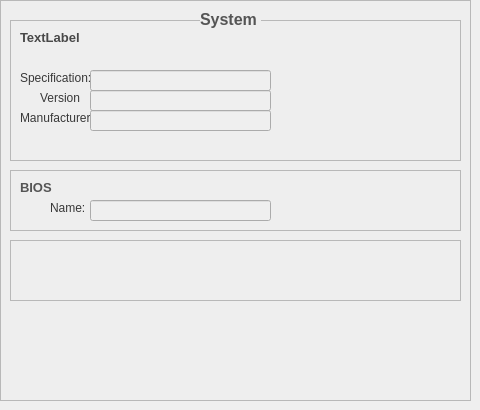
   <widget class="QWidget" name="system">
    <attribute name="title">
     <string>System</string>
    </attribute>
    <widget class="QFrame" name="frame_13">
     <property name="geometry">
      <rect>
       <x>0</x>
       <y>0</y>
       <width>471</width>
       <height>401</height>
      </rect>
     </property>
     <property name="styleSheet">
      <string notr="true">background-color: rgb(238, 238, 238);</string>
     </property>
     <property name="frameShape">
      <enum>QFrame::StyledPanel</enum>
     </property>
     <property name="frameShadow">
      <enum>QFrame::Sunken</enum>
     </property>
     <widget class="QLabel" name="label_15">
      <property name="geometry">
       <rect>
        <x>200</x>
        <y>10</y>
        <width>61</width>
        <height>20</height>
       </rect>
      </property>
      <property name="font">
       <font>
        <pointsize>12</pointsize>
        <weight>75</weight>
        <bold>true</bold>
        <stylestrategy>PreferAntialias</stylestrategy>
       </font>
      </property>
      <property name="cursor">
       <cursorShape>IBeamCursor</cursorShape>
      </property>
      <property name="toolTip">
       <string>&lt;html&gt;&lt;head/&gt;&lt;body&gt;&lt;p&gt;Your CPU Specification&lt;/p&gt;&lt;/body&gt;&lt;/html&gt;</string>
      </property>
      <property name="toolTipDuration">
       <number>-1</number>
      </property>
      <property name="statusTip">
       <string/>
      </property>
      <property name="whatsThis">
       <string/>
      </property>
      <property name="styleSheet">
       <string notr="true">color: rgb(85, 85, 85);</string>
      </property>
      <property name="text">
       <string>&lt;html&gt;&lt;head/&gt;&lt;body&gt;&lt;p&gt;System &lt;/p&gt;&lt;/body&gt;&lt;/html&gt;</string>
      </property>
      <property name="wordWrap">
       <bool>true</bool>
      </property>
      <property name="openExternalLinks">
       <bool>false</bool>
      </property>
      <property name="textInteractionFlags">
       <set>Qt::TextSelectableByMouse</set>
      </property>
     </widget>
     <widget class="QLabel" name="label_16">
      <property name="geometry">
       <rect>
        <x>20</x>
        <y>60</y>
        <width>71</width>
        <height>21</height>
       </rect>
      </property>
      <property name="font">
       <font>
        <pointsize>8</pointsize>
       </font>
      </property>
      <property name="cursor">
       <cursorShape>IBeamCursor</cursorShape>
      </property>
      <property name="styleSheet">
       <string notr="true">color: rgb(4, 4, 4);</string>
      </property>
      <property name="text">
       <string>&lt;html&gt;&lt;head/&gt;&lt;body&gt;&lt;p&gt;&lt;span style=&quot; color:#444444;&quot;&gt;Specification:&lt;/span&gt;&lt;/p&gt;&lt;/body&gt;&lt;/html&gt;</string>
      </property>
      <property name="wordWrap">
       <bool>true</bool>
      </property>
      <property name="textInteractionFlags">
       <set>Qt::LinksAccessibleByMouse|Qt::TextSelectableByMouse</set>
      </property>
     </widget>
     <widget class="QLineEdit" name="specification_4">
      <property name="enabled">
       <bool>true</bool>
      </property>
      <property name="geometry">
       <rect>
        <x>90</x>
        <y>60</y>
        <width>251</width>
        <height>21</height>
       </rect>
      </property>
      <property name="font">
       <font>
        <pointsize>8</pointsize>
        <stylestrategy>PreferAntialias</stylestrategy>
       </font>
      </property>
      <property name="focusPolicy">
       <enum>Qt::WheelFocus</enum>
      </property>
      <property name="contextMenuPolicy">
       <enum>Qt::CustomContextMenu</enum>
      </property>
      <property name="styleSheet">
       <string notr="true">color: rgb(0, 60, 182);
background-color: rgb(239, 239, 239);</string>
      </property>
      <property name="inputMask">
       <string/>
      </property>
      <property name="readOnly">
       <bool>true</bool>
      </property>
     </widget>
     <widget class="QLineEdit" name="cores_3">
      <property name="enabled">
       <bool>true</bool>
      </property>
      <property name="geometry">
       <rect>
        <x>90</x>
        <y>80</y>
        <width>41</width>
        <height>21</height>
       </rect>
      </property>
      <property name="font">
       <font>
        <pointsize>8</pointsize>
        <stylestrategy>PreferAntialias</stylestrategy>
       </font>
      </property>
      <property name="focusPolicy">
       <enum>Qt::WheelFocus</enum>
      </property>
      <property name="contextMenuPolicy">
       <enum>Qt::CustomContextMenu</enum>
      </property>
      <property name="styleSheet">
       <string notr="true">color: rgb(0, 0, 0);
background-color: rgb(239, 239, 239);</string>
      </property>
      <property name="inputMask">
       <string/>
      </property>
      <property name="readOnly">
       <bool>true</bool>
      </property>
     </widget>
     <widget class="QLabel" name="thread_2">
      <property name="geometry">
       <rect>
        <x>150</x>
        <y>80</y>
        <width>43</width>
        <height>13</height>
       </rect>
      </property>
      <property name="font">
       <font>
        <pointsize>8</pointsize>
       </font>
      </property>
      <property name="cursor">
       <cursorShape>IBeamCursor</cursorShape>
      </property>
      <property name="toolTip">
       <string>Threads of the your CPU</string>
      </property>
      <property name="styleSheet">
       <string notr="true">color: rgb(56, 56, 56);</string>
      </property>
      <property name="text">
       <string>&lt;html&gt;&lt;head/&gt;&lt;body&gt;&lt;p&gt;&lt;span style=&quot; color:#303030;&quot;&gt;Threads:&lt;/span&gt;&lt;/p&gt;&lt;/body&gt;&lt;/html&gt;</string>
      </property>
      <property name="wordWrap">
       <bool>true</bool>
      </property>
      <property name="textInteractionFlags">
       <set>Qt::LinksAccessibleByMouse|Qt::TextSelectableByMouse</set>
      </property>
     </widget>
     <widget class="QLineEdit" name="threads_2">
      <property name="enabled">
       <bool>true</bool>
      </property>
      <property name="geometry">
       <rect>
        <x>200</x>
        <y>80</y>
        <width>41</width>
        <height>21</height>
       </rect>
      </property>
      <property name="font">
       <font>
        <pointsize>8</pointsize>
        <stylestrategy>PreferAntialias</stylestrategy>
       </font>
      </property>
      <property name="focusPolicy">
       <enum>Qt::WheelFocus</enum>
      </property>
      <property name="contextMenuPolicy">
       <enum>Qt::CustomContextMenu</enum>
      </property>
      <property name="styleSheet">
       <string notr="true">color: rgb(0, 0, 0);
background-color: rgb(239, 239, 239);;</string>
      </property>
      <property name="inputMask">
       <string/>
      </property>
      <property name="readOnly">
       <bool>true</bool>
      </property>
     </widget>
     <widget class="QLabel" name="clock_7">
      <property name="geometry">
       <rect>
        <x>20</x>
        <y>180</y>
        <width>41</width>
        <height>16</height>
       </rect>
      </property>
      <property name="font">
       <font>
        <pointsize>10</pointsize>
        <weight>75</weight>
        <bold>true</bold>
        <kerning>true</kerning>
       </font>
      </property>
      <property name="cursor">
       <cursorShape>IBeamCursor</cursorShape>
      </property>
      <property name="toolTip">
       <string>Clock of the your CPU</string>
      </property>
      <property name="styleSheet">
       <string notr="true">color: rgb(85, 85, 85);</string>
      </property>
      <property name="text">
       <string>&lt;html&gt;&lt;head/&gt;&lt;body&gt;&lt;p&gt;&lt;span style=&quot; color:#484848;&quot;&gt;Clock&lt;/span&gt;&lt;/p&gt;&lt;/body&gt;&lt;/html&gt;</string>
      </property>
      <property name="wordWrap">
       <bool>true</bool>
      </property>
      <property name="textInteractionFlags">
       <set>Qt::LinksAccessibleByMouse|Qt::TextSelectableByMouse</set>
      </property>
     </widget>
     <widget class="QLabel" name="basetext_5">
      <property name="geometry">
       <rect>
        <x>50</x>
        <y>200</y>
        <width>31</width>
        <height>16</height>
       </rect>
      </property>
      <property name="font">
       <font>
        <pointsize>8</pointsize>
       </font>
      </property>
      <property name="cursor">
       <cursorShape>IBeamCursor</cursorShape>
      </property>
      <property name="toolTip">
       <string>Clock Base of the your CPU</string>
      </property>
      <property name="styleSheet">
       <string notr="true">color: rgb(56, 56, 56);</string>
      </property>
      <property name="text">
       <string>Base:</string>
      </property>
      <property name="wordWrap">
       <bool>true</bool>
      </property>
      <property name="textInteractionFlags">
       <set>Qt::LinksAccessibleByMouse|Qt::TextSelectableByMouse</set>
      </property>
     </widget>
     <widget class="QLineEdit" name="clockBase_3">
      <property name="enabled">
       <bool>true</bool>
      </property>
      <property name="geometry">
       <rect>
        <x>90</x>
        <y>200</y>
        <width>61</width>
        <height>21</height>
       </rect>
      </property>
      <property name="font">
       <font>
        <pointsize>8</pointsize>
        <stylestrategy>PreferAntialias</stylestrategy>
       </font>
      </property>
      <property name="focusPolicy">
       <enum>Qt::WheelFocus</enum>
      </property>
      <property name="contextMenuPolicy">
       <enum>Qt::CustomContextMenu</enum>
      </property>
      <property name="styleSheet">
       <string notr="true">color: rgb(0, 0, 0);
background-color: rgb(239, 239, 239);</string>
      </property>
      <property name="inputMask">
       <string/>
      </property>
      <property name="readOnly">
       <bool>true</bool>
      </property>
     </widget>
     <widget class="QLineEdit" name="clockBoost_3">
      <property name="enabled">
       <bool>true</bool>
      </property>
      <property name="geometry">
       <rect>
        <x>200</x>
        <y>200</y>
        <width>61</width>
        <height>21</height>
       </rect>
      </property>
      <property name="font">
       <font>
        <pointsize>8</pointsize>
        <stylestrategy>PreferAntialias</stylestrategy>
       </font>
      </property>
      <property name="focusPolicy">
       <enum>Qt::WheelFocus</enum>
      </property>
      <property name="contextMenuPolicy">
       <enum>Qt::CustomContextMenu</enum>
      </property>
      <property name="styleSheet">
       <string notr="true">color: rgb(0, 0, 0);
background-color: rgb(239, 239, 239);</string>
      </property>
      <property name="inputMask">
       <string/>
      </property>
      <property name="readOnly">
       <bool>true</bool>
      </property>
     </widget>
     <widget class="QLabel" name="basetext_6">
      <property name="geometry">
       <rect>
        <x>160</x>
        <y>200</y>
        <width>31</width>
        <height>16</height>
       </rect>
      </property>
      <property name="font">
       <font>
        <pointsize>8</pointsize>
       </font>
      </property>
      <property name="cursor">
       <cursorShape>IBeamCursor</cursorShape>
      </property>
      <property name="toolTip">
       <string>Clock Boost of the your CPU</string>
      </property>
      <property name="styleSheet">
       <string notr="true">
color: rgb(56, 56, 56);</string>
      </property>
      <property name="text">
       <string>Boost:</string>
      </property>
      <property name="wordWrap">
       <bool>true</bool>
      </property>
      <property name="textInteractionFlags">
       <set>Qt::LinksAccessibleByMouse|Qt::TextSelectableByMouse</set>
      </property>
     </widget>
     <widget class="QLabel" name="logo_system">
      <property name="geometry">
       <rect>
        <x>350</x>
        <y>30</y>
        <width>101</width>
        <height>71</height>
       </rect>
      </property>
      <property name="font">
       <font>
        <pointsize>70</pointsize>
       </font>
      </property>
      <property name="toolTip">
       <string>&lt;html&gt;&lt;head/&gt;&lt;body&gt;&lt;p&gt;Your CPU brand logo&lt;/p&gt;&lt;/body&gt;&lt;/html&gt;</string>
      </property>
      <property name="toolTipDuration">
       <number>-1</number>
      </property>
      <property name="statusTip">
       <string>your OS brand logo</string>
      </property>
      <property name="whatsThis">
       <string>your OS brand logo</string>
      </property>
      <property name="text">
       <string/>
      </property>
     </widget>
     <widget class="QLineEdit" name="socket_2">
      <property name="enabled">
       <bool>true</bool>
      </property>
      <property name="geometry">
       <rect>
        <x>90</x>
        <y>110</y>
        <width>181</width>
        <height>21</height>
       </rect>
      </property>
      <property name="font">
       <font>
        <pointsize>8</pointsize>
        <stylestrategy>PreferAntialias</stylestrategy>
       </font>
      </property>
      <property name="focusPolicy">
       <enum>Qt::WheelFocus</enum>
      </property>
      <property name="contextMenuPolicy">
       <enum>Qt::CustomContextMenu</enum>
      </property>
      <property name="styleSheet">
       <string notr="true">color: rgb(0, 0, 0);
background-color: rgb(239, 239, 239);</string>
      </property>
      <property name="inputMask">
       <string/>
      </property>
      <property name="readOnly">
       <bool>true</bool>
      </property>
     </widget>
     <widget class="QLabel" name="label_18">
      <property name="geometry">
       <rect>
        <x>40</x>
        <y>110</y>
        <width>41</width>
        <height>16</height>
       </rect>
      </property>
      <property name="font">
       <font>
        <pointsize>8</pointsize>
       </font>
      </property>
      <property name="toolTip">
       <string>Socket name</string>
      </property>
      <property name="styleSheet">
       <string notr="true">color: rgb(56, 56, 56);</string>
      </property>
      <property name="text">
       <string>Socket:</string>
      </property>
     </widget>
     <widget class="QFrame" name="frame_14">
      <property name="geometry">
       <rect>
        <x>10</x>
        <y>20</y>
        <width>451</width>
        <height>141</height>
       </rect>
      </property>
      <property name="frameShape">
       <enum>QFrame::StyledPanel</enum>
      </property>
      <property name="frameShadow">
       <enum>QFrame::Sunken</enum>
      </property>
      <widget class="QLabel" name="system_name">
       <property name="geometry">
        <rect>
         <x>10</x>
         <y>10</y>
         <width>81</width>
         <height>16</height>
        </rect>
       </property>
       <property name="font">
        <font>
         <pointsize>10</pointsize>
         <weight>75</weight>
         <bold>true</bold>
        </font>
       </property>
       <property name="cursor">
        <cursorShape>IBeamCursor</cursorShape>
       </property>
       <property name="toolTip">
        <string>&lt;html&gt;&lt;head/&gt;&lt;body&gt;&lt;p&gt;Your CPU name&lt;/p&gt;&lt;/body&gt;&lt;/html&gt;</string>
       </property>
       <property name="styleSheet">
        <string notr="true">color: rgb(85, 85, 85);</string>
       </property>
       <property name="text">
        <string>&lt;html&gt;&lt;head/&gt;&lt;body&gt;&lt;p&gt;&lt;span style=&quot; color:#484848;&quot;&gt;TextLabel&lt;/span&gt;&lt;/p&gt;&lt;/body&gt;&lt;/html&gt;</string>
       </property>
       <property name="textFormat">
        <enum>Qt::AutoText</enum>
       </property>
       <property name="wordWrap">
        <bool>true</bool>
       </property>
       <property name="textInteractionFlags">
        <set>Qt::LinksAccessibleByMouse|Qt::TextSelectableByMouse</set>
       </property>
      </widget>
      <widget class="QLabel" name="label_22">
       <property name="geometry">
        <rect>
         <x>10</x>
         <y>50</y>
         <width>71</width>
         <height>16</height>
        </rect>
       </property>
       <property name="styleSheet">
        <string notr="true">color: rgb(56, 56, 56);</string>
       </property>
       <property name="text">
        <string>Specification:</string>
       </property>
      </widget>
      <widget class="QLabel" name="label_23">
       <property name="geometry">
        <rect>
         <x>10</x>
         <y>90</y>
         <width>71</width>
         <height>16</height>
        </rect>
       </property>
       <property name="styleSheet">
        <string notr="true">color: rgb(56, 56, 56);</string>
       </property>
       <property name="text">
        <string>Manufacturer:</string>
       </property>
      </widget>
      <widget class="QLineEdit" name="version_system">
       <property name="enabled">
        <bool>true</bool>
       </property>
       <property name="geometry">
        <rect>
         <x>80</x>
         <y>70</y>
         <width>181</width>
         <height>21</height>
        </rect>
       </property>
       <property name="font">
        <font>
         <pointsize>8</pointsize>
         <stylestrategy>PreferAntialias</stylestrategy>
        </font>
       </property>
       <property name="focusPolicy">
        <enum>Qt::WheelFocus</enum>
       </property>
       <property name="contextMenuPolicy">
        <enum>Qt::CustomContextMenu</enum>
       </property>
       <property name="styleSheet">
        <string notr="true">color: rgb(0, 0, 0);
background-color: rgb(239, 239, 239);</string>
       </property>
       <property name="inputMask">
        <string/>
       </property>
       <property name="readOnly">
        <bool>true</bool>
       </property>
      </widget>
      <widget class="QLabel" name="system_name_2">
       <property name="geometry">
        <rect>
         <x>10</x>
         <y>160</y>
         <width>81</width>
         <height>16</height>
        </rect>
       </property>
       <property name="font">
        <font>
         <pointsize>10</pointsize>
         <weight>75</weight>
         <bold>true</bold>
        </font>
       </property>
       <property name="cursor">
        <cursorShape>IBeamCursor</cursorShape>
       </property>
       <property name="toolTip">
        <string>&lt;html&gt;&lt;head/&gt;&lt;body&gt;&lt;p&gt;Your CPU name&lt;/p&gt;&lt;/body&gt;&lt;/html&gt;</string>
       </property>
       <property name="styleSheet">
        <string notr="true">color: rgb(85, 85, 85);</string>
       </property>
       <property name="text">
        <string>&lt;html&gt;&lt;head/&gt;&lt;body&gt;&lt;p&gt;&lt;span style=&quot; color:#484848;&quot;&gt;TextLabel&lt;/span&gt;&lt;/p&gt;&lt;/body&gt;&lt;/html&gt;</string>
       </property>
       <property name="textFormat">
        <enum>Qt::AutoText</enum>
       </property>
       <property name="wordWrap">
        <bool>true</bool>
       </property>
       <property name="textInteractionFlags">
        <set>Qt::LinksAccessibleByMouse|Qt::TextSelectableByMouse</set>
       </property>
      </widget>
      <widget class="QLabel" name="label_25">
       <property name="geometry">
        <rect>
         <x>30</x>
         <y>70</y>
         <width>41</width>
         <height>16</height>
        </rect>
       </property>
       <property name="styleSheet">
        <string notr="true">color: rgb(56, 56, 56);</string>
       </property>
       <property name="text">
        <string>Version:</string>
       </property>
      </widget>
      <widget class="QLineEdit" name="manufacturer">
       <property name="enabled">
        <bool>true</bool>
       </property>
       <property name="geometry">
        <rect>
         <x>80</x>
         <y>90</y>
         <width>181</width>
         <height>21</height>
        </rect>
       </property>
       <property name="font">
        <font>
         <pointsize>8</pointsize>
         <stylestrategy>PreferAntialias</stylestrategy>
        </font>
       </property>
       <property name="focusPolicy">
        <enum>Qt::WheelFocus</enum>
       </property>
       <property name="contextMenuPolicy">
        <enum>Qt::CustomContextMenu</enum>
       </property>
       <property name="styleSheet">
        <string notr="true">color: rgb(0, 0, 0);
background-color: rgb(239, 239, 239);</string>
       </property>
       <property name="inputMask">
        <string/>
       </property>
       <property name="readOnly">
        <bool>true</bool>
       </property>
      </widget>
     </widget>
     <widget class="QFrame" name="frame_15">
      <property name="geometry">
       <rect>
        <x>10</x>
        <y>170</y>
        <width>451</width>
        <height>61</height>
       </rect>
      </property>
      <property name="frameShape">
       <enum>QFrame::StyledPanel</enum>
      </property>
      <property name="frameShadow">
       <enum>QFrame::Sunken</enum>
      </property>
      <widget class="QLabel" name="system_name_3">
       <property name="geometry">
        <rect>
         <x>10</x>
         <y>10</y>
         <width>81</width>
         <height>16</height>
        </rect>
       </property>
       <property name="font">
        <font>
         <pointsize>10</pointsize>
         <weight>75</weight>
         <bold>true</bold>
        </font>
       </property>
       <property name="cursor">
        <cursorShape>IBeamCursor</cursorShape>
       </property>
       <property name="toolTip">
        <string>&lt;html&gt;&lt;head/&gt;&lt;body&gt;&lt;p&gt;Your CPU name&lt;/p&gt;&lt;/body&gt;&lt;/html&gt;</string>
       </property>
       <property name="styleSheet">
        <string notr="true">color: rgb(85, 85, 85);</string>
       </property>
       <property name="text">
        <string>&lt;html&gt;&lt;head/&gt;&lt;body&gt;&lt;p&gt;BIOS&lt;/p&gt;&lt;/body&gt;&lt;/html&gt;</string>
       </property>
       <property name="textFormat">
        <enum>Qt::AutoText</enum>
       </property>
       <property name="wordWrap">
        <bool>true</bool>
       </property>
       <property name="textInteractionFlags">
        <set>Qt::LinksAccessibleByMouse|Qt::TextSelectableByMouse</set>
       </property>
      </widget>
      <widget class="QLabel" name="label_24">
       <property name="geometry">
        <rect>
         <x>40</x>
         <y>30</y>
         <width>41</width>
         <height>16</height>
        </rect>
       </property>
       <property name="styleSheet">
        <string notr="true">color: rgb(56, 56, 56);</string>
       </property>
       <property name="text">
        <string>Name:</string>
       </property>
      </widget>
      <widget class="QLineEdit" name="bios_name">
       <property name="enabled">
        <bool>true</bool>
       </property>
       <property name="geometry">
        <rect>
         <x>80</x>
         <y>30</y>
         <width>181</width>
         <height>21</height>
        </rect>
       </property>
       <property name="font">
        <font>
         <pointsize>8</pointsize>
         <stylestrategy>PreferAntialias</stylestrategy>
        </font>
       </property>
       <property name="focusPolicy">
        <enum>Qt::WheelFocus</enum>
       </property>
       <property name="contextMenuPolicy">
        <enum>Qt::CustomContextMenu</enum>
       </property>
       <property name="styleSheet">
        <string notr="true">color: rgb(0, 0, 0);
background-color: rgb(239, 239, 239);</string>
       </property>
       <property name="inputMask">
        <string/>
       </property>
       <property name="readOnly">
        <bool>true</bool>
       </property>
      </widget>
     </widget>
     <widget class="QFrame" name="frame_16">
      <property name="geometry">
       <rect>
        <x>10</x>
        <y>240</y>
        <width>451</width>
        <height>61</height>
       </rect>
      </property>
      <property name="frameShape">
       <enum>QFrame::StyledPanel</enum>
      </property>
      <property name="frameShadow">
       <enum>QFrame::Sunken</enum>
      </property>
     </widget>
     <widget class="QLineEdit" name="specification_system">
      <property name="enabled">
       <bool>true</bool>
      </property>
      <property name="geometry">
       <rect>
        <x>90</x>
        <y>70</y>
        <width>181</width>
        <height>21</height>
       </rect>
      </property>
      <property name="font">
       <font>
        <pointsize>8</pointsize>
        <stylestrategy>PreferAntialias</stylestrategy>
       </font>
      </property>
      <property name="focusPolicy">
       <enum>Qt::WheelFocus</enum>
      </property>
      <property name="contextMenuPolicy">
       <enum>Qt::CustomContextMenu</enum>
      </property>
      <property name="styleSheet">
       <string notr="true">color: rgb(0, 0, 0);
background-color: rgb(239, 239, 239);</string>
      </property>
      <property name="inputMask">
       <string/>
      </property>
      <property name="readOnly">
       <bool>true</bool>
      </property>
     </widget>
     <zorder>label_16</zorder>
     <zorder>specification_4</zorder>
     <zorder>cores_3</zorder>
     <zorder>thread_2</zorder>
     <zorder>threads_2</zorder>
     <zorder>clock_7</zorder>
     <zorder>basetext_5</zorder>
     <zorder>clockBase_3</zorder>
     <zorder>clockBoost_3</zorder>
     <zorder>basetext_6</zorder>
     <zorder>socket_2</zorder>
     <zorder>label_18</zorder>
     <zorder>frame_14</zorder>
     <zorder>frame_15</zorder>
     <zorder>frame_16</zorder>
     <zorder>label_15</zorder>
     <zorder>logo_system</zorder>
     <zorder>specification_system</zorder>
    </widget>
   </widget>
